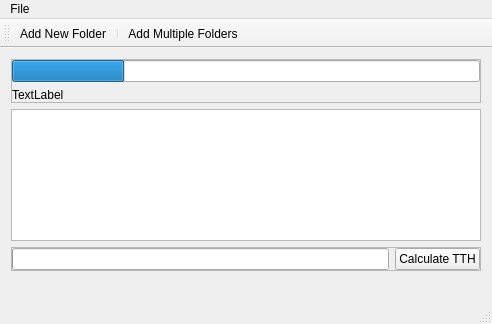
<?xml version="1.0" encoding="UTF-8"?>
<ui version="4.0">
 <class>MainWindow</class>
 <widget class="QMainWindow" name="MainWindow">
  <property name="geometry">
   <rect>
    <x>0</x>
    <y>0</y>
    <width>492</width>
    <height>324</height>
   </rect>
  </property>
  <property name="windowTitle">
   <string>MainWindow</string>
  </property>
  <widget class="QWidget" name="centralWidget">
   <layout class="QVBoxLayout" name="verticalLayout">
    <item>
     <widget class="QFrame" name="individualHashing">
      <property name="frameShape">
       <enum>QFrame::StyledPanel</enum>
      </property>
      <property name="frameShadow">
       <enum>QFrame::Raised</enum>
      </property>
      <layout class="QVBoxLayout" name="verticalLayout_2">
       <property name="spacing">
        <number>6</number>
       </property>
       <property name="margin">
        <number>0</number>
       </property>
       <item>
        <widget class="QProgressBar" name="indHashProg">
         <property name="value">
          <number>24</number>
         </property>
         <property name="textVisible">
          <bool>false</bool>
         </property>
        </widget>
       </item>
       <item>
        <widget class="QLabel" name="indHashLabel">
         <property name="text">
          <string>TextLabel</string>
         </property>
        </widget>
       </item>
      </layout>
     </widget>
    </item>
    <item>
     <widget class="QListWidget" name="listWidget"/>
    </item>
    <item>
     <widget class="QFrame" name="frame">
      <property name="frameShape">
       <enum>QFrame::StyledPanel</enum>
      </property>
      <property name="frameShadow">
       <enum>QFrame::Raised</enum>
      </property>
      <layout class="QHBoxLayout" name="horizontalLayout">
       <property name="margin">
        <number>0</number>
       </property>
       <item>
        <widget class="QProgressBar" name="statusProgress">
         <property name="enabled">
          <bool>true</bool>
         </property>
         <property name="minimum">
          <number>0</number>
         </property>
         <property name="maximum">
          <number>100</number>
         </property>
         <property name="value">
          <number>0</number>
         </property>
         <property name="alignment">
          <set>Qt::AlignCenter</set>
         </property>
         <property name="textVisible">
          <bool>false</bool>
         </property>
         <property name="textDirection">
          <enum>QProgressBar::TopToBottom</enum>
         </property>
        </widget>
       </item>
       <item>
        <widget class="QPushButton" name="butTTH">
         <property name="text">
          <string>Calculate TTH</string>
         </property>
        </widget>
       </item>
      </layout>
     </widget>
    </item>
    <item>
     <widget class="QLabel" name="label">
      <property name="sizePolicy">
       <sizepolicy hsizetype="Preferred" vsizetype="Fixed">
        <horstretch>0</horstretch>
        <verstretch>0</verstretch>
       </sizepolicy>
      </property>
      <property name="text">
       <string/>
      </property>
     </widget>
    </item>
   </layout>
  </widget>
  <widget class="QMenuBar" name="menuBar">
   <property name="geometry">
    <rect>
     <x>0</x>
     <y>0</y>
     <width>492</width>
     <height>21</height>
    </rect>
   </property>
   <widget class="QMenu" name="menuFile">
    <property name="title">
     <string>File</string>
    </property>
    <addaction name="actionAdd_New_Folder"/>
    <addaction name="actionAdd_Multiple_Folders"/>
   </widget>
   <addaction name="menuFile"/>
  </widget>
  <widget class="QToolBar" name="mainToolBar">
   <attribute name="toolBarArea">
    <enum>TopToolBarArea</enum>
   </attribute>
   <attribute name="toolBarBreak">
    <bool>false</bool>
   </attribute>
   <addaction name="actionAdd_New_Folder"/>
   <addaction name="separator"/>
   <addaction name="actionAdd_Multiple_Folders"/>
  </widget>
  <widget class="QStatusBar" name="statusBar">
   <property name="enabled">
    <bool>true</bool>
   </property>
  </widget>
  <action name="actionAdd_New_Folder">
   <property name="text">
    <string>Add New Folder</string>
   </property>
  </action>
  <action name="actionAdd_Multiple_Folders">
   <property name="text">
    <string>Add Multiple Folders</string>
   </property>
  </action>
 </widget>
 <layoutdefault spacing="6" margin="11"/>
 <resources/>
 <connections/>
</ui>
